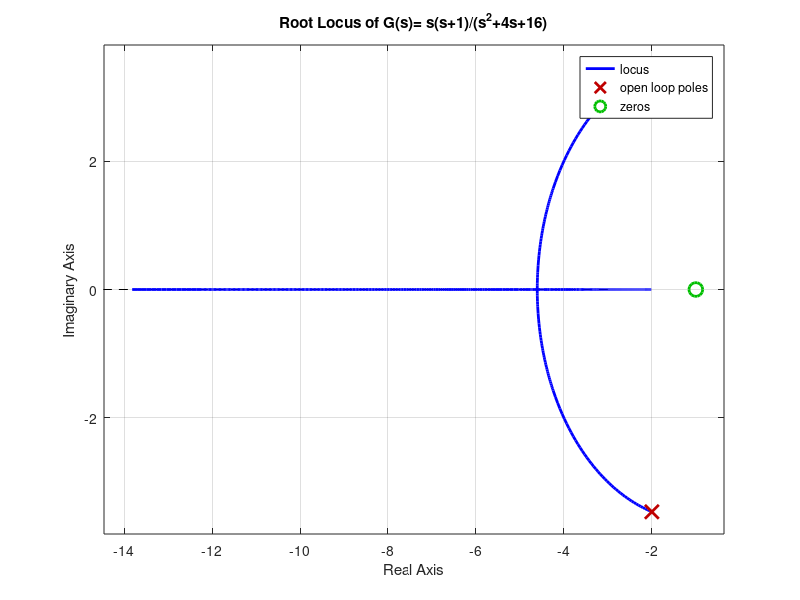

MATLAB code for this plot:
% @author: shohanursobuj
clc;
clear all;
close all;
num = [1 1];
den = [1 4 16];
g = tf(num,den);
rlocus(g);
grid on;
title('Root Locus of G(s)= s(s+1)/(s^2+4s+16)');
